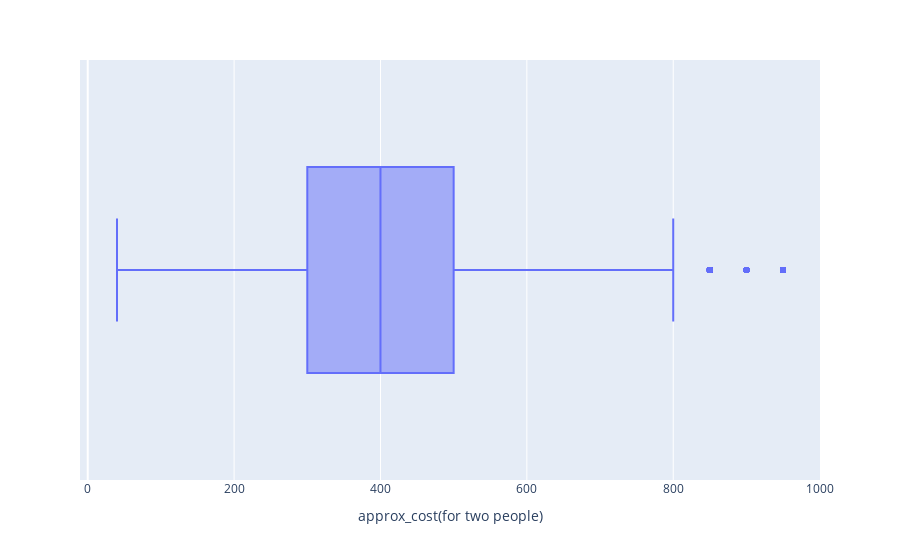

Notebook cell for this chart:
### Code cell
# is There are outliers values in the price
px.box(df_encoded, x='approx_cost(for two people)')

### Figure 1 — Plotly figure (JSON) as saved in the notebook; plotly's stock layout.template omitted (floating-point values rounded to 4 significant figures; data arrays with more than 128 entries replaced by an {"elided": "..."} marker saying what was removed)
{"data": [{"alignmentgroup": "True", "hovertemplate": "approx_cost(for two people)=%{x}<extra></extra>", "legendgroup": "", "marker": {"color": "#636efa"}, "name": "", "notched": false, "offsetgroup": "", "orientation": "h", "showlegend": false, "type": "box", "x": {"elided": "41474 int values"}, "x0": " ", "xaxis": "x", "y0": " ", "yaxis": "y"}], "layout": {"boxmode": "group", "legend": {"tracegroupgap": 0}, "margin": {"t": 60}, "xaxis": {"anchor": "y", "domain": [0, 1], "title": {"text": "approx_cost(for two people)"}}, "yaxis": {"anchor": "x", "domain": [0, 1]}}}
